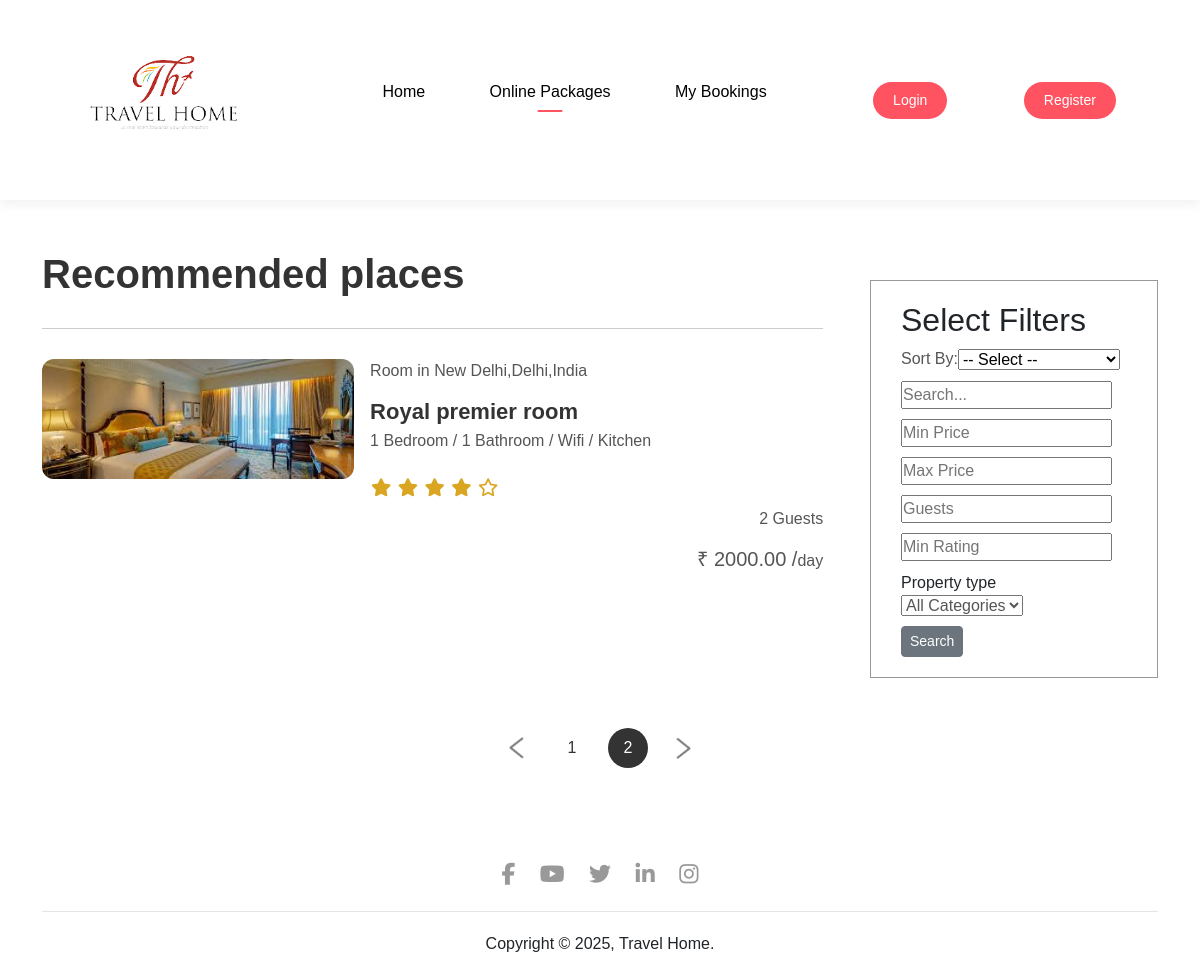
Before: /listing/?page=2 with the older database file.
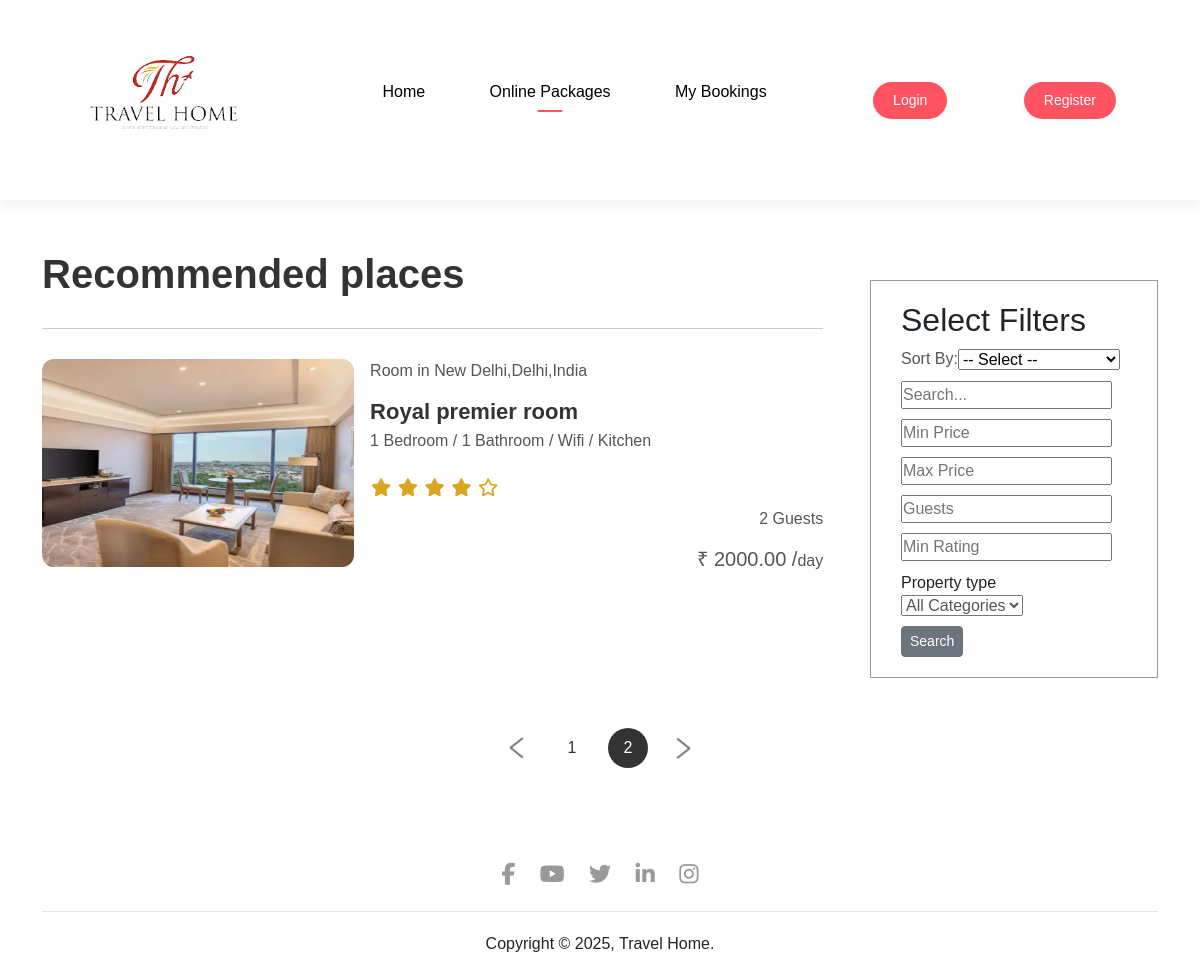
After: the same page with the newer database file.
### properties/models.py (models this page shows, shortened)
class Property(models.Model):
    user = models.ForeignKey(User, on_delete=models.CASCADE)
    owner=models.CharField(max_length=50)
    owner_pic=models.ImageField(upload_to="owner/")
    name = models.CharField(max_length=100)
    location = models.CharField(max_length=100)
    location_embed = models.TextField(blank=True, null=True)
    description = models.TextField()
    property_type = models.CharField(max_length=50)
    price_per_day = models.DecimalField(max_digits=10, decimal_places=2)
    bedrooms = models.PositiveIntegerField()
    bathrooms = models.PositiveIntegerField()
    max_guests = models.PositiveIntegerField()
    image = models.ImageField(upload_to="properties/")
    rating = models.FloatField(default=0.0)
    reviews=models.PositiveIntegerField(default=0)

### properties/views.py (the view, shortened to what this page needs)
# urls.py: path('listing/', views.listing, name='listing'),
def listing(request):
    properties = Property.objects.all()
    query = request.GET.get('q')
    min_price = request.GET.get('min_price')
    max_price = request.GET.get('max_price')
    guests = request.GET.get('guests')
    min_rating = request.GET.get('min_rating')
    category = request.GET.get('category')
    categories = Property.objects.values_list('property_type', flat=True).distinct()
    loc_q = request.GET.get('loc_q', '')
    gue_q = request.GET.get('gue_q', '')
    sort_by = request.GET.get('sort_by')
    if query:
        properties = properties.filter(
        Q(name__icontains=query) |
        Q(description__icontains=query) |
        Q(location__icontains=query)
    )
    if min_price:
        properties = properties.filter(price_per_day__gte=min_price)
    if max_price:
        properties = properties.filter(price_per_day__lte=max_price)
    if guests:
        properties = properties.filter(max_guests__gte=guests)
    if min_rating:
        properties = properties.filter(rating__gte=min_rating)
    if category:
        properties = properties.filter(property_type=category)
    if sort_by == 'price_asc':
        properties = properties.order_by('price_per_day')
    elif sort_by == 'price_desc':
        properties = properties.order_by('-price_per_day')
    elif sort_by == 'rating_desc':
        properties = properties.order_by('-rating')
    elif sort_by == 'rating_asc':
        properties = properties.order_by('rating')
    for prop in properties:
        rating = prop.rating or 0
        full = int(floor(rating))
        half = 1 if rating - full >= 0.5 else 0
        empty = 5 - full - half
        prop.star_data = {
            'full': range(full),
            'half': range(half),
            'empty': range(empty)
        }
    paginator = Paginator(properties, 5)
    page_number = request.GET.get('page')
    page_obj = paginator.get_page(page_number)
    return render(request, 'listing.html', {'properties': page_obj,'categories': categories,'loc_q': loc_q})

### templates/listing.html (shortened to what this page needs)
{% load static %}
<!DOCTYPE html>
<html>
<head>
    <link rel="stylesheet" href="{% static '/style.css' %}">
    <link href="https://cdn.jsdelivr.net/npm/bootstrap@5.2.3/dist/css/bootstrap.min.css" rel="stylesheet"
>
</head>
<body>
    {% include "navbar.html" %}
    <div class="container">
        <div class="list-container">
            <div class="left-col">
                {% if loc_q  %}
                <p>Showing results for "<strong>{{ loc_q }}</strong>"</p>
                {% if properties %}
                <h1>Recommended places in {{ loc_q }}</h1>
                {% endif %}
                {%else%}
                <h1>Recommended places</h1>
                {% endif %}
                {% if properties %}
                {% for property in properties %}
                <div class="house">
                    <div class="house-img">
                        <img src="{{ property.image.url }}" alt="{{ property.name }}">
                    </div>
                    <div class="house-info">
                        <a href="/property/{{ property.id }}">
                            <p>{{ property.property_type }} in {{ property.location }}</p>
                            <h3>{{ property.description }}</h3>
                            <p>{{ property.bedrooms }} Bedroom / {{ property.bathrooms }} Bathroom / Wifi / Kitchen</p>
                        </a>
                        <div>
                            <div class="star-rating">
                                {% for _ in property.star_data.full %}
                                <i class="fa-solid fa-star"></i>
                                {% endfor %}
                                {% for _ in property.star_data.empty %}
                                <i class="fa-regular fa-star"></i>
                                {% endfor %}
                            </div>
                        </div>
                        <div class="house-price">
                            <p>{{ property.max_guests }} Guests</p>
                            <h4>₹ {{ property.price_per_day }} /<span>day</span></h4>
                        </div>
                    </div>
                </div>
                {% endfor %}
                {%else%}
                <p class="no-bookings">No Properties Available</p>
                {% endif %}
            </div>
            <div class="right-col">
                <div class="sidebar">
                    <form method="GET" action="{% url 'listing' %}" class="filter-form">
                        <h2>Select Filters</h2>
                        <div class="filter">
                            <label for="sort_by">Sort By:</label>
                            <select name="sort_by" id="sort_by" onchange="this.form.submit()">
                                <option value="">-- Select --</option>
                            </select>
                        </div>
                        <div class="filter">
                            <input type="text" name="q" placeholder="Search..." value="{{ request.GET.q }}">
                        </div>
                        <div class="filter">
                            <input type="number" name="min_price" placeholder="Min Price"
                                value="{{ request.GET.min_price }}">
                        </div>
                        <div class="filter">
                            <input type="number" name="max_price" placeholder="Max Price"
                                value="{{ request.GET.max_price }}">
                        </div>
                        <div class="filter">
                            <input type="number" name="guests" placeholder="Guests" value="{{ request.GET.guests }}">
                        </div>
                        <div class="filter">
                            <input type="number" name="min_rating" placeholder="Min Rating"
                                value="{{ request.GET.min_rating }}" step="0.1">
                        </div>
                        <label for="category">Property type</label>
                        <select name="category" class="filter">
                            <option value="">All Categories</option>
                        </select>
                        <button type="submit" class="btn btn-secondary btn-sm">Search</button>
                    </form>
                </div>
            </div>
        </div>
        <div class="pagination">
            {% if properties.has_previous %}
            <a href="?page={{ properties.previous_page_number }}"><img src="/static/images/arrow.png"></a>
            {%else%}
            <a href="#"><img src="/static/images/arrow.png"></a>
            {%endif%}
            {% for num in properties.paginator.page_range %}
            {% if properties.number == num %}
                    <a class="pagenum current" href="?page={{ num }}">{{ num }}</a>
            {% else %}
                    <a class="pagenum" href="?page={{ num }}">{{ num }}</a>
            {% endif %}
            {% endfor %}
            {% if properties.has_next %}
            <a href="?page={{ properties.next_page_number }}"> <img src="/static/images/arrow.png" class="right-arrow"></a>
            {%else%}
            <a href="#"><img src="/static/images/arrow.png" class="right-arrow"></a>
            {%endif%}
        </div>
    </div>
    {% include "footer.html" %}
</body>
</html>

### templates/navbar.html (shortened to what this page needs)
<nav id="navbar" class="navbar-white">
    <a href="/">
        <img src="/static/images/logo.png" class="logo">
    </a>
    <ul class="nav-links">
        <li><a href="{% url 'home' %}">Home</a></li>
        <li><a href="{% url 'listing' %}" class=" {% if request.path == '/listing/' %}active{% endif %}">Online Packages</a></li>
        <li><a href="{% url 'my_bookings' %}" class=" {% if request.path == '/my-bookings/' %}active{% endif %}">My Bookings</a></li>
    </ul>
    {% if user.is_authenticated %}
    <a href="{%url 'logout'%}" class="register-btn">Logout</a>
    <span class="register-btn">Welcome, {{ user.username }}</span>
    <i class="fa fa-bars" onclick="togglebtn()"></i>
    {% else %}
    <a href="{%url 'login'%}"  class="register-btn">Login</a>
    <a href="{%url 'register'%}" class="register-btn">Register</a>
    {% endif %}
</nav>

### templates/footer.html
<div class="container">
    <div class="footer">
        <a href="https://facebook.com/"><i class="fab fa-facebook-f"></i></a>
        <a href="https://youtube.com/"><i class="fab fa-youtube"></i></a>
        <a href="https://twitter.com/"><i class="fab fa-twitter"></i></a>
        <a href="https://linkedin.com/"><i class="fab fa-linkedin-in"></i></a>
        <a href="https://instagram.com/"><i class="fab fa-instagram"></i></a>
        <hr>
        <p>Copyright © 2025, Travel Home.</p>
    </div>

### static/style.css (style rules this page uses)
* { margin: 0; padding: 0; box-sizing: border-box; font-family: 'poppins', sans-serif; }
nav { display: flex; align-items: center; justify-content: space-between; padding: 20px 7%; }
.logo { width: 160px; cursor: pointer; }
.nav-links li { list-style: none; display: inline-block; margin: 10px 30px; }
.nav-links li a { text-decoration: none; color: #fff; }
.register-btn { background: #fff; color: #000; padding: 8px 20px; border-radius: 20px; text-decoration: none; font-size: 14px; }
.container { padding: 0 7%; }
.footer { margin: 80px 0 10px; text-align: center; }
.footer a { text-decoration: none; color: #999; font-size: 22px; margin: 0 10px; }
.footer hr { background: #999; height: 1px; width: 100%; border: 0; margin: 20px 0; }
.footer p { padding-bottom: 15px; }
.active { position: relative; }
.active::after { content: ''; background: #fff; width: 25px; height: 2px; position: absolute; left: 50%; transform: translateX(-50%); bottom: -12px; border-radius: 2px; }
.navbar-white { background: #fff; box-shadow: 0 5px 10px rgba(0, 0, 0, 0.05); }
.navbar-white .nav-links li a { color: #000; }
.navbar-white .register-btn { background: #ff5361; color: #fff; }
.navbar-white .active::after { background: #ff5361; }
.list-container { margin-top: 50px; display: flex; flex-wrap: wrap; justify-content: space-between; }
.left-col { flex-basis: 70%; }
.right-col { flex-basis: 25%; }
.left-col h1 { color: #333; font-weight: 600; margin-bottom: 30px; }
.house { display: flex; justify-content: space-between; flex-wrap: wrap; padding: 30px 0; border-top: 1px solid #ccc; }
.house-img { flex-basis: 40%; }
.house-info { flex-basis: 58%; color: #555; }
.house-info a { text-decoration: none; }
.house-info a p { color:#555; }
.house-img img { width: 100%; border-radius: 12px; }
.house-info h3 { font-weight: 600; color: #333; font-size: 22px; margin: 4px 0; }
.house-info i { color: goldenrod; font-size: 18px; margin: 10px 1px; }
.house-price { text-align: right; }
.house-price h4 { font-size: 20px; }
.house-price h4 span { font-size: 16px; font-weight: 500; }
.sidebar { border: 1px solid #999; padding: 20px 30px; margin-top: 30px; }
.sidebar h2 { font-weight: 500; }
.filter { display: flex; align-items: center; color: #555; margin-bottom: 10px; }
.filter input { margin-right: 15px; cursor: pointer; }
.pagination { display: flex; align-items: center; justify-content: center; margin: 40px 0; }
.pagination img { width: 15px; margin: 10px 20px; }
.right-arrow { transform: rotate(180deg); }
.pagenum { margin: 10px 8px; width: 40px; height: 40px; line-height: 40px; text-align: center; border-radius: 50%; cursor: pointer; }
.pagination .current { background: #333; color: #fff; }
.pagination a { text-decoration: none; color: #333; }
h2 { margin-bottom: 10px; }

Changed rows visible on the page:
changed Property "Royal premier room": image: a different picture
